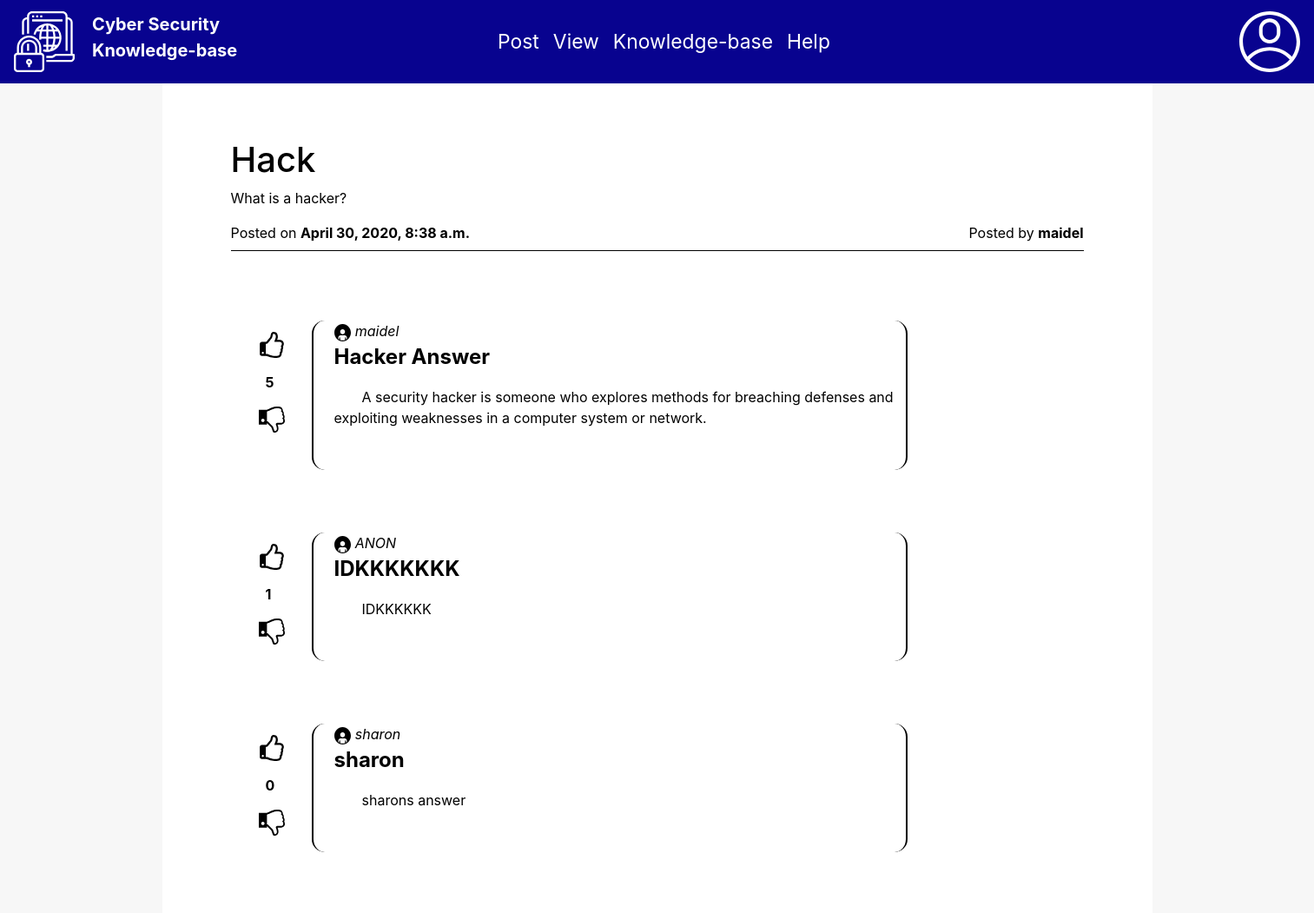
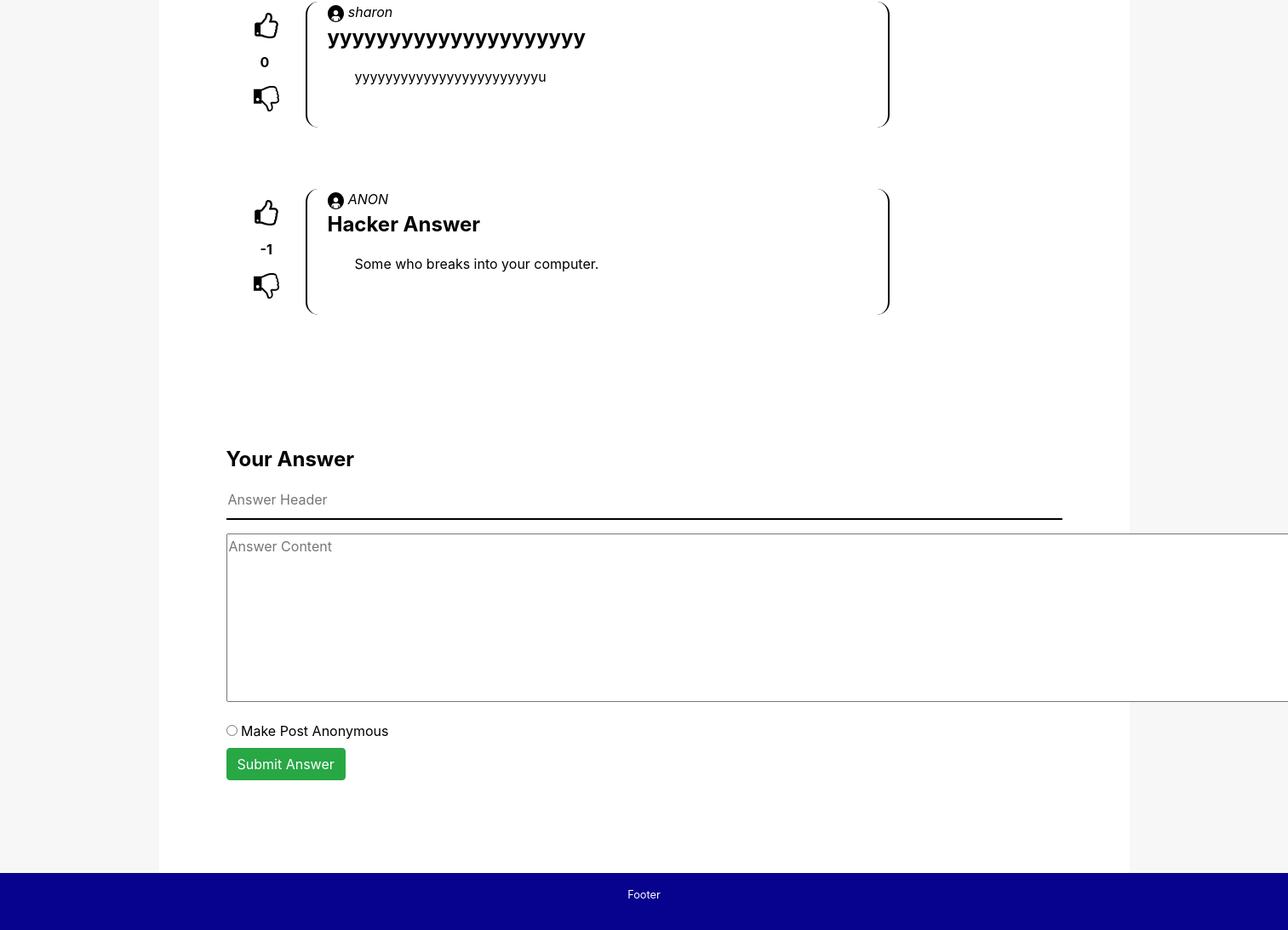
The page /question/8/hack (signed in) on the database its author committed (2 pictures, top to bottom).
### QuestionandAnswerForum/models.py (models this page shows, shortened)
class Question(models.Model):
    id = models.AutoField(primary_key=True)
    question_title = models.CharField(max_length=255)
    content = models.TextField()
    date_posted = models.DateTimeField(auto_now_add=True)
    posted_by = models.ForeignKey(User, on_delete = models.PROTECT)
    expertise_required = models.BooleanField(default = False)
    slug = models.SlugField(max_length=40)
    anonymous = models.BooleanField(default = True)

class QuestionRelpy(models.Model):
    id = models.AutoField(primary_key = True)
    reply_header = models.CharField(max_length=120)
    content = models.TextField()
    submitted_by = models.ForeignKey(User, on_delete = models.PROTECT)
    reply_rank = models.IntegerField( default=0)
    question = models.ForeignKey(Question, on_delete = models.PROTECT)
    expertise_required = models.BooleanField(default = False)
    anonymous = models.BooleanField(default = True)
    slug = models.SlugField(max_length=40)
    def __str__(self):
        return str(self.reply_header)

### QuestionandAnswerForum/views.py (the view, shortened to what this page needs)
# urls.py: path('question/<int:question_id>/<slug:slug>', viewquestion),
def viewquestion(request, question_id, slug):
    if not request.user.is_authenticated:
       return redirect('http://127.0.0.1:8000/login')
    else:
        context = {}
        question = Question.objects.get(id=question_id, slug=slug)
        question_json = json.loads(serializers.serialize('json', [ question ]))[0]['fields']
        question_json['date_posted'] = question.date_posted
        question_json['qid'] = question.id
        question_json['question_text'] = question.content
        question_json['posted_by']=question.posted_by.username
        if(question.anonymous):
            question_json['posted_by']=question.posted_by.username
            question_json['posted_by']="ANON"
        else:
            question_json['posted_by']=question.posted_by.username
        context['question'] = question_json
        try:
            context['reply'] =  QuestionRelpy.objects.filter(question_id=question_id).order_by('-reply_rank')
            replylist= QuestionRelpy.objects.filter(question_id=question_id).order_by('-reply_rank')
            length=len(QuestionRelpy.objects.filter(question_id=question_id).order_by('-reply_rank'))
            nameslist=[]
            for i in range (0,(length)):
                if(context['reply'][i].anonymous == True):
                    nameslist.append(context['reply'][i].submitted_by.username)
                elif(context['reply'][i].anonymous==False):
                    nameslist.append("ANON")
            print(nameslist)
            context['replies']=zip(nameslist,replylist)
        except ObjectDoesNotExist:
            print("No Answers to this question")
        return render(request, 'view-question.html', context)

### QuestionandAnswerForum/templates/view-question.html (shortened to what this page needs)
{% extends 'base.html' %}
{% load static %}
  {% block body %}
	 <div class="container change-container-color">
     <div class="view-question">
        <h1>{{ question.question_title }}</h1>
        <p>{{ question.content|safe }}</p>
        <p class="questiondetails"><span style="float: left">Posted on <strong>{{ question.date_posted }}</strong></span><span style="float: right">Posted by <strong>{{ question.posted_by }}</strong></span></p>
      </div>
      {%for i,j in replies %}
      <div class="row change-margin">
        <div class="col-xs rate-margin">
             <p><a href="/questionreply/{{ j.id }}/{{ j.slug }}/upvote"><img src="{% static 'images/ups.svg' %}" width="30" height="30"></a></p>
             <p class="pl-2"><strong>{{j.reply_rank}}</strong></p>
               <p><a href="/questionreply/{{ j.id }}/{{ j.slug }}/downvote"><img src="{% static 'images/thumb-down.svg' %}" width="30" height="30"></a></p>
             </div>
            <div class="col">
     <div class="replies">
       <img src="{% static 'images/user.svg' %}" width="3%" height="3%">
       <span class="user-reply-name">{{i}}</span>
    <p class="reply-header"> {{j}}</p>
    <span class="reply-content">{{j.content}}</span>
</div>
    </div>
  </div>
 {% endfor %}
                <form class="answer"  method='POST'>
                  <p class="reply-header">Your Answer</p>
                    <input type="text" name="answer_title" value="" autocomplete="off" placeholder="Answer Header" class="askInput-modified"><p />
                    <textarea name="answer" rows="8" cols="134" placeholder="Answer Content"></textarea><p />
                    <input type="radio" id="postby" name="postby" value="postby">
                  <label for="male">Make Post Anonymous</label><br>
                    <input type="submit" name="ask" value="Submit Answer" class="btn btn-success">
                </form>
      {% endblock %}

### QuestionandAnswerForum/static/css/style.css (style rules this page uses)
body { background-color: #f7f7f7; color: black; padding-bottom: 2.5rem; height: 100%; }
.change-container-color { background: white; }
html { height: 100%; }
.view-question { padding: 4em; }
input[type=text] { width: 100%; box-sizing: border-box; border: none; border-bottom: 2px solid black; }
.askInput-modified { width: 100%; margin-bottom: 1em; padding-bottom: 10px; }
.user-reply-name { font-style: italic; }
.questiondetails { padding-bottom: 2em; border-bottom: 1.5px solid; }
.replies { margin-bottom:4.5em; margin-left: 1em; width: 72%; padding-bottom: 3em; border-right: 2px solid; border-left: 2px solid; padding-left: 1.5em; border-radius: 15px; }
.reply-header { font-size: 1.5em; font-weight: bold; }
.reply-content { padding: 0 0 0 2em; }
.answer { padding: 5em 4em 10em 4em; }
.change-margin { margin-left: 0em !important; margin-right: 0em !important; }
.rate-margin { margin-left: 6em; margin-top: 0.8em }

### rows shown on the page
Question: content "What is a hacker?", date_posted "April 30, 2020, 8:38 a.m."
QuestionRelpy: reply_rank "5", username "maidel", reply_header "Hacker Answer", content "A security hacker is someone who explores methods for breaching defenses and exploiting weaknesses in a computer system or network."
QuestionRelpy: reply_rank "1", i "ANON", reply_header "IDKKKKKKK", content "IDKKKKKK"
QuestionRelpy: reply_rank "0", username "sharon", reply_header "sharon", content "sharons answer"
QuestionRelpy: reply_rank "0", username "sharon", reply_header "yyyyyyyyyyyyyyyyyyyyy", content "yyyyyyyyyyyyyyyyyyyyyyyyu"
QuestionRelpy: reply_rank "-1", i "ANON", reply_header "Hacker Answer", content "Some who breaks into your computer."

### other values the page prints
{{ question.question_title }} "Hack"
{{ question.posted_by }} "maidel"
